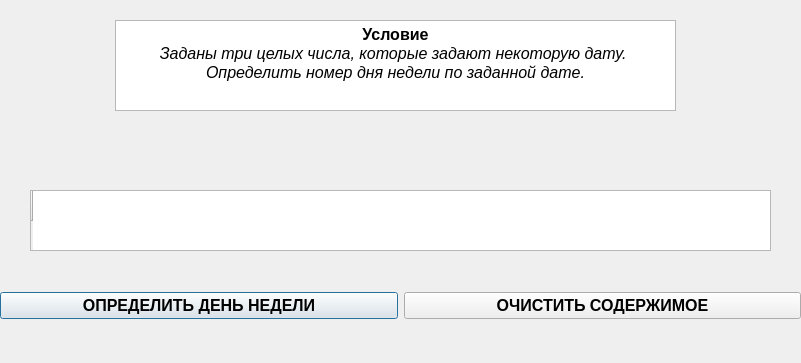
<?xml version="1.0" encoding="UTF-8"?>
<ui version="4.0">
 <class>task1</class>
 <widget class="QDialog" name="task1">
  <property name="geometry">
   <rect>
    <x>0</x>
    <y>0</y>
    <width>801</width>
    <height>363</height>
   </rect>
  </property>
  <property name="windowTitle">
   <string>Dialog</string>
  </property>
  <widget class="QTextEdit" name="textEdit">
   <property name="geometry">
    <rect>
     <x>115</x>
     <y>20</y>
     <width>561</width>
     <height>91</height>
    </rect>
   </property>
   <property name="readOnly">
    <bool>true</bool>
   </property>
   <property name="html">
    <string>&lt;!DOCTYPE HTML PUBLIC &quot;-//W3C//DTD HTML 4.0//EN&quot; &quot;http://www.w3.org/TR/REC-html40/strict.dtd&quot;&gt;
&lt;html&gt;&lt;head&gt;&lt;meta name=&quot;qrichtext&quot; content=&quot;1&quot; /&gt;&lt;meta charset=&quot;utf-8&quot; /&gt;&lt;style type=&quot;text/css&quot;&gt;
p, li { white-space: pre-wrap; }
hr { height: 1px; border-width: 0; }
li.unchecked::marker { content: &quot;\2610&quot;; }
li.checked::marker { content: &quot;\2612&quot;; }
&lt;/style&gt;&lt;/head&gt;&lt;body style=&quot; font-family:'Segoe UI'; font-size:9pt; font-weight:400; font-style:normal;&quot;&gt;
&lt;p align=&quot;center&quot; style=&quot; margin-top:0px; margin-bottom:0px; margin-left:0px; margin-right:0px; -qt-block-indent:0; text-indent:0px;&quot;&gt;&lt;span style=&quot; font-size:12pt; font-weight:700;&quot;&gt;Условие&lt;/span&gt;&lt;/p&gt;
&lt;p align=&quot;center&quot; style=&quot; margin-top:0px; margin-bottom:0px; margin-left:0px; margin-right:0px; -qt-block-indent:0; text-indent:0px;&quot;&gt;&lt;span style=&quot; font-size:12pt; font-style:italic;&quot;&gt;Заданы три целых числа, которые задают некоторую дату. &lt;/span&gt;&lt;/p&gt;
&lt;p align=&quot;center&quot; style=&quot; margin-top:0px; margin-bottom:0px; margin-left:0px; margin-right:0px; -qt-block-indent:0; text-indent:0px;&quot;&gt;&lt;span style=&quot; font-size:12pt; font-style:italic;&quot;&gt;Определить номер дня недели по заданной дате.&lt;/span&gt;&lt;/p&gt;&lt;/body&gt;&lt;/html&gt;</string>
   </property>
  </widget>
  <widget class="QTableWidget" name="tableWidget">
   <property name="geometry">
    <rect>
     <x>30</x>
     <y>190</y>
     <width>741</width>
     <height>61</height>
    </rect>
   </property>
   <property name="font">
    <font>
     <pointsize>11</pointsize>
    </font>
   </property>
   <row>
    <property name="text">
     <string/>
    </property>
    <property name="font">
     <font>
      <pointsize>11</pointsize>
     </font>
    </property>
    <property name="textAlignment">
     <set>AlignCenter</set>
    </property>
   </row>
  </widget>
  <widget class="QWidget" name="horizontalLayoutWidget">
   <property name="geometry">
    <rect>
     <x>0</x>
     <y>280</y>
     <width>801</width>
     <height>51</height>
    </rect>
   </property>
   <layout class="QHBoxLayout" name="horizontalLayout">
    <item>
     <widget class="QPushButton" name="pushButton">
      <property name="font">
       <font>
        <pointsize>12</pointsize>
        <bold>true</bold>
       </font>
      </property>
      <property name="text">
       <string>ОПРЕДЕЛИТЬ ДЕНЬ НЕДЕЛИ</string>
      </property>
     </widget>
    </item>
    <item>
     <widget class="QPushButton" name="pushButton_2">
      <property name="font">
       <font>
        <pointsize>12</pointsize>
        <bold>true</bold>
       </font>
      </property>
      <property name="text">
       <string>ОЧИСТИТЬ СОДЕРЖИМОЕ</string>
      </property>
     </widget>
    </item>
   </layout>
  </widget>
 </widget>
 <resources/>
 <connections/>
</ui>
